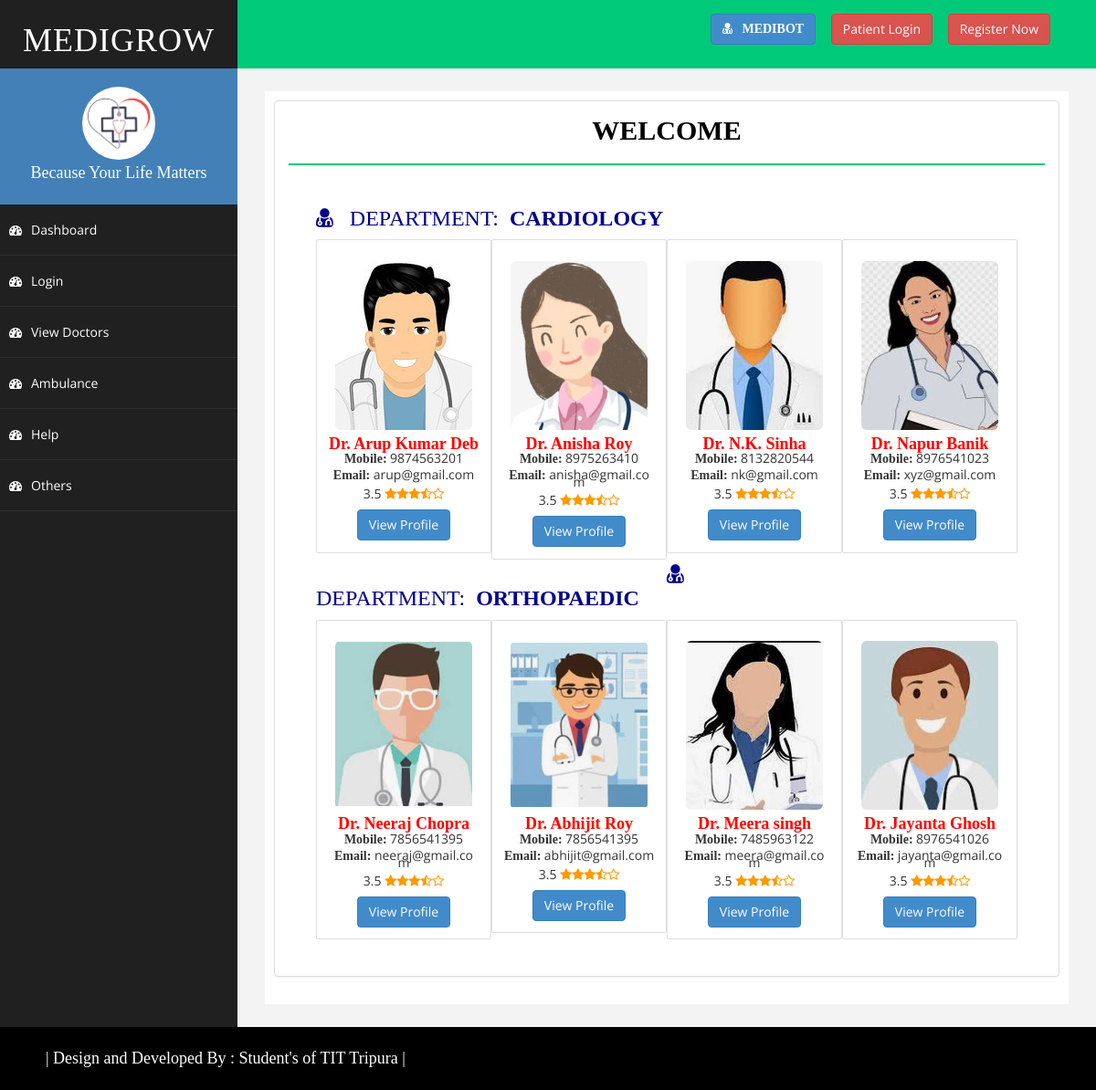
/dr_view.php, run on the app's committed database.
### tables this page shows
CREATE TABLE `doc_department` (
  `dprt_id` int(11) NOT NULL,
  `dprt_name` varchar(100) NOT NULL
);

CREATE TABLE `tbl_doctor` (
  `doctor_slno` int(11) NOT NULL,
  `department` varchar(50) NOT NULL,
  `doctor_name` varchar(50) NOT NULL,
  `specialist` varchar(100) NOT NULL,
  `Photo` varchar(100) NOT NULL,
  `gender` varchar(10) NOT NULL,
  `state` varchar(50) NOT NULL,
  `city` varchar(50) NOT NULL,
  `district` varchar(50) NOT NULL,
  `pincode` varchar(10) NOT NULL,
  `mobile` varchar(10) NOT NULL,
  `email` varchar(50) NOT NULL,
  `address` varchar(100) NOT NULL,
  `Clinic_address` varchar(100) NOT NULL,
  `Clinic_contact` varchar(11) NOT NULL,
  `doc_bio` varchar(1000) NOT NULL,
  `doc_experience` varchar(100) NOT NULL,
  `work_at` varchar(50) NOT NULL,
  `doc_certificate` varchar(100) NOT NULL,
  `user_name` varchar(50) DEFAULT NULL,
  `password` varchar(50) NOT NULL,
  `time_per_patient` int(11) NOT NULL
);

### dr_view.php (the view, shortened to what this page needs)
<?php
require_once 'dbConfig.php';
?>
<!DOCTYPE html>
<html lang="en">
<head>
  <?php include('links.php'); ?>
  <link href="style_dr_view1.css" rel="stylesheet" />
</head>
<body>
  <div id="wrapper">
    <?php include('header.php'); ?>
    <?php include('OuterSidebar.php'); ?>
    <div id="page-wrapper">
      <div id="page-inner">
        <div class="panel panel-default">
          <div class="panel-body">
            <div class="row">
              <div class="col-md-12">
                <center>
                  <h1 class="page-head-line" style="font-family:'Book Antiqua'"><strong>Welcome</strong></h1>
                </center>
              </div>
            </div>
            <div class="panel-body">
              <form role="form" method="post">
                <div class="row">
                  <div class="col-md-12">
                    <div class="container-fluid">
                      <div class="row">
                        <div class="col-md-12">
                          <?php
                          $result_d = $db->query("SELECT distinct dprt_id,dprt_name FROM tbl_doctor a inner join doc_department b on a.department=b.dprt_id order by dprt_id asc");
                          $result_p = array();
                          while ($row_user = mysqli_fetch_assoc($result_d)) {
                            $result_p[] = $row_user;
                          }
                          $rows = mysqli_num_rows($result_d);
                          for ($i = 0; $i <  $rows; $i++) {
                            $dprt_id = $result_p[$i]["dprt_id"];
                            $dprt_name = $result_p[$i]["dprt_name"];
                            for ($j = 0; $j < $rows - 1; $j++) { ?>
                              <h3 style="font-family:'Book Antiqua'; color:darkblue;"> <i class="fa fa-user-md"></i> &nbsp; DEPARTMENT:&nbsp;&nbsp;<strong style="Text-transform:uppercase;"><?php echo $dprt_name; ?></strong></h3>
                              <?php
                              $result_z = $db->query("SELECT * FROM tbl_doctor a inner join doc_department b on a.department=b.dprt_id  where  b.dprt_id= '$dprt_id'  ORDER BY department asc ");
                              if ($result_z->num_rows > 0) {
                                while ($row = $result_z->fetch_assoc()) { ?>
                                  <center>
                                    <div class="card col-md-3 col-sm-3 col-xs-12">
                                      <div class="card-body">
                                        <h4 class="card-img"> <img src="<?php echo $row["Photo"]; ?>" class="img-rounded" alt="Cinque Terre"> </h4>
                                        <h4 class="card-title"><strong style="font-family:'Book Antiqua';color:red;"><?php echo $row["doctor_name"]; ?></strong></h4>
                                        <p class="card-text"><strong style="font-family:'Book Antiqua'">Mobile:&nbsp;</strong><?php echo '' . $row["mobile"] . ' '; ?></p>
                                        <p class="card-text"><strong style="font-family:'Book Antiqua'">Email:&nbsp;</strong><?php echo $row["email"]; ?></p>
                                        <div class="ratings">
                                          <P> 3.5 <?php echo Star_rating(3.5) ?></P>
                                        </div>
                                        <a href="dr_profile.php?action=GoToDoctor&dept=<?php echo $row["department"]; ?>&doc=<?php echo $row["doctor_slno"]; ?>" class="btn btn-primary">View Profile</a>
                                      </div>
                                    </div>
                                  </center>
                          <?php
                                }
                              }
                            }
                          }
                          ?>
                        </div>
                      </div>
                    </div>
                  </div>
                </div>
            </div>
          </div>
        </div>
      </div>
    </div>
  </div>
  <?php
  function star_rating($rating)
  {
    $rating_round = round($rating * 2) / 2;
    if ($rating_round <= 3.5 && $rating_round > 3) {
      return '<i class="fa fa-star"></i><i class="fa fa-star"></i><i class="fa fa-star"></i><i class="fa fa-star-half-o"></i><i class="fa fa-star-o"></i>';
    }
  }
  ?>
  <?php include('footer.php'); ?>
</body>
</html>

### links.php (shortened to what this page needs)
<link href="assets/css/bootstrap.css" rel="stylesheet" />
   <link href="assets/css/font-awesome.css" rel="stylesheet" />
   <link href="assets/css/basic.css" rel="stylesheet" />
   <link href="assets/css/custom.css" rel="stylesheet" />

### header.php (shortened to what this page needs)
<nav class="navbar navbar-default navbar-cls-top " role="navigation" style="margin-bottom: 0;">
    <div class="navbar-header">
        <a class="navbar-brand" href="index.php">
            <h1>
                MEDIGROW
            </h1>
        </a>
    </div>
    <div class="header-right">
    <a href="chatbot.php" class="btn btn-primary" style="font-family:'Book Antiqua'"><i class="fa fa-user-md"> &nbsp; <strong>MEDIBOT</strong></i></a> &nbsp;&nbsp;
        <a href="new_allLogin.php" class="btn btn-danger">Patient Login</a> &nbsp;&nbsp;
        <a href="allReg.php" class="btn btn-danger">Register Now</a>
    </div>
</nav>

### OuterSidebar.php (shortened to what this page needs)
<nav class="navbar-default navbar-side" role="navigation">
    <div class="sidebar-collapse">
        <ul class="nav" id="main-menu">
            <li>
                <div class="user-img-div">
                    <center>
                        <img src="assets/img/medigrow.png" class="img-circle" />
                        <div class="inner-text">
                        <center><h4 style="font-family:'Book Antiqua'">Because Your Life Matters</h4></center>
                        </div>
                    </center>
                </div>
            </li>
            <li>
                <a href="dashboard.php"><i class="fa fa-dashboard "></i>Dashboard</a>
            </li>
            <li>
                <a href="allLogin.php"><i class="fa fa-dashboard "></i>Login</a>
            </li>
            <li>
                <a href="dr_view.php"><i class="fa fa-dashboard "></i>View Doctors</a>
            </li>
            <li>
                <a href="get_ambulance.php"><i class="fa fa-dashboard "></i>Ambulance</a>
            </li>
            <li>
                <a href=""><i class="fa fa-dashboard "></i>Help</a>
            </li>
            <li>
                <a href=""><i class="fa fa-dashboard "></i>Others</a>
            </li>
        </ul>
    </div>
</nav>

### footer.php (shortened to what this page needs)
<div id="footer-sec">
    <a href="aboutus.php">
        <h4 style="font-family:'Book Antiqua'">| Design and Developed By : Student's of TIT Tripura |</h4>
    </a>
</div>

### assets/css/basic.css (style rules this page uses)
body { font-family: 'Open Sans', sans-serif; line-height:25px; }
#wrapper { width: 100%; background: #202020; }
#page-wrapper { padding: 15px 15px; min-height: 0px; background: #F3F3F3; }
#page-inner { width: 100%; margin: 10px 20px 10px 0px; background-color: #fff!important; padding: 10px; min-height: 750px; }
.page-head-line { font-size: 30px; text-transform: uppercase; color: #000; font-weight: 800; padding-bottom: 20px; border-bottom: 2px solid #00CA79; margin-bottom: 10px; }
.navbar-cls-top .navbar-brand { color: #fff; background: #202020; width: 260px; text-align: center; height: 75px; font-size: 15px; letter-spacing: 1px; font-weight: 900; padding-top: 25px; text-transform:uppercase; }
.header-right { color: #fff; padding: 15px 50px 5px 50px; float: right; font-size: 16px; }
.user-img-div { min-height: 140px; padding: 20px; background-color: #4380B8; }
.user-img-div img { max-height: 80px; }
.user-img-div .inner-text { text-align: right; position: relative; color: #fff; font-weight: 800; line-height: 25px; }
.sidebar-collapse, .sidebar-collapse .nav { background: none; }
.sidebar-collapse .nav { padding: 0; }
.sidebar-collapse .nav > li > a { color: #fff; background: #202020; text-shadow: none; padding: 15px 40px; border-bottom: 1px solid #2F2E31; }
.sidebar-collapse > .nav > li > a { padding: 15px 10px; }
.navbar-side { border: none; background-color: #202020; }
.navbar-cls-top { background: #00CA79; border-bottom: none; }
.navbar-default { border: 0px solid black; }
.navbar-header { background: #000000; }
.nav > li > a > i { margin-right: 10px; }
#footer-sec { background-color:#000; padding:20px 50px; color:#fff; font-size:12px; }
#footer-sec a { color:#fff; }
@media (min-width:768px) { #page-wrapper { margin: 0 0 0 260px; padding: 15px 30px; min-height: 600px; } }
@media (min-width:768px) { .navbar-side { z-index: 1; position: absolute; width: 260px; } }
@media (min-width:768px) { .navbar { border-radius: 0px; } }

### style_dr_view1.css (style rules this page uses)
.card { position: relative; display: -ms-flexbox; display: flex; -ms-flex-direction: column; flex-direction: column; min-width: 0; word-wrap: break-word; background-color: #fff; background-clip: border-box; border: 1px solid rgba(0, 0, 0, 0.125); border-radius: 0.25rem; }
.card-body { -ms-flex: 1 1 auto; flex: 1 1 auto; padding: 1.25rem; }
.card-title { margin-bottom: 0.75rem; }
.card-img { width: 100%; }
.card { margin-right: 0px; margin-bottom: 10px; padding: 0; }

### dr_view.php (style rules this page uses)
.ratings i { color: #ff9900; }
p { line-height: 0.5; }
h4 { line-height: 0.5; }

### header.php (style rules this page uses)
h1 { margin:auto; font-family:'Book Antiqua'; }

### data on the page
doc_department: dprt_name "CARDIOLOGY"
tbl_doctor: Photo (picture), doctor_name "Dr. Arup Kumar Deb", mobile "9874563201", email "arup@gmail.com"
tbl_doctor: Photo (picture), doctor_name "Dr. Anisha Roy", mobile "8975263410", email "anisha@gmail.com"
tbl_doctor: Photo (picture), doctor_name "Dr. N.K. Sinha", mobile "8132820544", email "nk@gmail.com"
tbl_doctor: Photo (picture), doctor_name "Dr. Napur Banik", mobile "8976541023", email "xyz@gmail.com"
doc_department: dprt_name "ORTHOPAEDIC"
tbl_doctor: Photo (picture), doctor_name "Dr. Neeraj Chopra", mobile "7856541395", email "neeraj@gmail.com"
tbl_doctor: Photo (picture), doctor_name "Dr. Abhijit Roy", mobile "7856541395", email "abhijit@gmail.com"
tbl_doctor: Photo (picture), doctor_name "Dr. Meera singh", mobile "7485963122", email "meera@gmail.com"
tbl_doctor: Photo (picture), doctor_name "Dr. Jayanta Ghosh", mobile "8976541026", email "jayanta@gmail.com"
